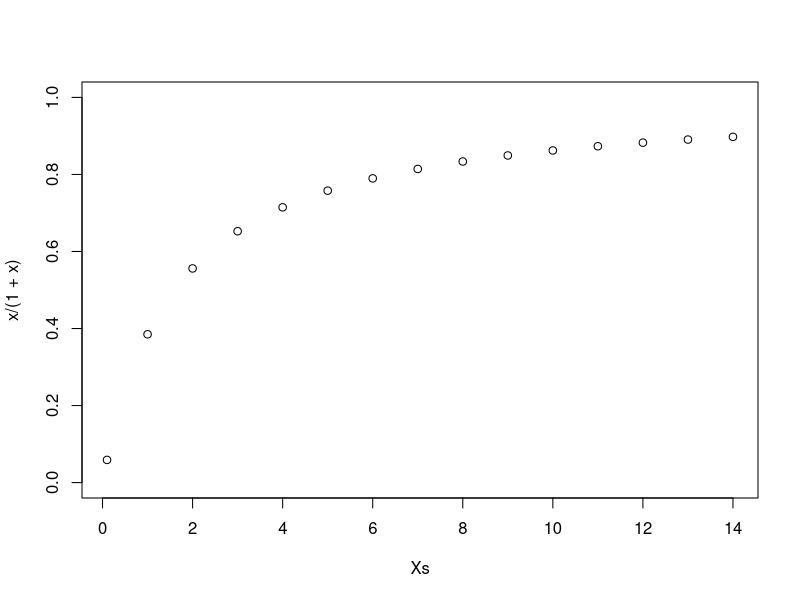

Write R code to recreate this figure.
## ---- chunk 1
knitr::opts_chunk$set(
 eval = TRUE, tidy.opts=list(width.cutoff=60), tidy=TRUE  
)
## ---- chunk 2
# energy content
E_100g <- 397 # kJ/100g, native fruit (Brand-Miller & Holt, 1998)

# energy per berry
g_berry <- (4/3) * pi * 0.35 ^ 3 # volume of sphere, radius 0.35 cm for Tetragonia berry (Dubas and Bull, 1991), assumed density 1 g/cm3
J_berry <- E_100g * 10 * g_berry # kJ/100g to J/g * g/berry

# energy density
dens_berry <- 200 # berries / m2, Dubas and Bull (1991)
X <- dens_berry / 10000 * J_berry # energy density, J/cm2, per Tetragonia bush
## ---- chunk 3
# read in DEB pars
debpars=as.data.frame(read.csv('DEB model/DEB_pars_Tiliqua_rugosa.csv',header=FALSE))$V1 
# get V and [E] for 0.65 grown animal, ~ 550 g (mean mass for Dubas and Bull (1991))
E <- ((debpars[16]/24)*debpars[8]/debpars[14])/(debpars[13]/24) * 0.75 # initial reserve
V <- (debpars[26] ^ 3) * 0.75 # cut down the initial structure to make it 350 g
mu_E = 585000 # molar Gibbs energy (chemical potential) of reserve (J/mol)
mass <- (E * V) / mu_E * 23.9 / 0.3 + V

mass_stomach <- mass * 0.1 # g, assume approximately 10% of body mass following Barwick (1965) for Egernia cunninghami 
energy_stomach <- mass_stomach * E_100g * 10 # energy content of stomach
E_sm <- energy_stomach / V
## ---- chunk 4
feed_time <- mean(c(11.2, 14.5, 14.8)) # mins, mean feeding time per day, Dubas and Bull (1991)
J_food_h <- energy_stomach / feed_time * 60 # Food intake rate, J / h at field active temp of 33.5 deg C
F_m <- J_food_h / (V ^ (2 / 3)) # Food intake rate, J / cm2 / h at 33.5 deg C

# get correction factor down to reference temp
T_REF = debpars[1]-273
TA = debpars[2] # Arrhenius temperature (K)
TAL = debpars[5] # low Arrhenius temperature (K)
TAH = debpars[6] # high Arrhenius temperature (K)
TL = debpars[3] # low temp boundary (K)
TH = debpars[4] # hight temp boundary (K)
T_corr <- exp(TA*(1/(273.15+T_REF)-1/(273.15+33.5)))/(1+exp(TAL*(1/(273.15+33.5)-1/TL))+exp(TAH*(1/TH-1/(273.15+33.5)))) # correction from 20 to 33.5

F_m_ref <- F_m / T_corr # reference rate, J / cm2 / h at 20 deg C
## ---- chunk 5
berries_h <- (mass_stomach / g_berry * (feed_time / 60)) # berries / h at 33.5 deg C
F_dot <-  dens_berry * 10000 / berries_h  # cm2 / h at 33.5 deg C
K <- berries_h * J_berry / F_dot # half saturation constant
## ---- chunk 6
Xs <- c(0.1, seq(1, X)) # density from 0.1 to 14 J / cm2
x <- Xs / K # scaled food density
plot(x / (1 + x) ~ Xs, ylim = c(0,1))
## ---- chunk 7
feedpars <- cbind(X, F_m_ref, K, E_sm)
save(feedpars, file = 'feedpars.Rda') # save results for reading in later
